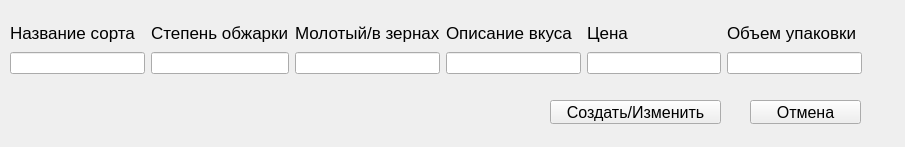
<?xml version="1.0" encoding="UTF-8"?>
<ui version="4.0">
 <class>MainWindow</class>
 <widget class="QMainWindow" name="MainWindow">
  <property name="geometry">
   <rect>
    <x>0</x>
    <y>0</y>
    <width>905</width>
    <height>147</height>
   </rect>
  </property>
  <property name="windowTitle">
   <string>MainWindow</string>
  </property>
  <widget class="QWidget" name="centralwidget">
   <widget class="QPushButton" name="btn_create_edit">
    <property name="geometry">
     <rect>
      <x>550</x>
      <y>100</y>
      <width>171</width>
      <height>24</height>
     </rect>
    </property>
    <property name="font">
     <font>
      <pointsize>12</pointsize>
     </font>
    </property>
    <property name="text">
     <string>Создать/Изменить</string>
    </property>
   </widget>
   <widget class="QPushButton" name="btn_close">
    <property name="geometry">
     <rect>
      <x>750</x>
      <y>100</y>
      <width>111</width>
      <height>24</height>
     </rect>
    </property>
    <property name="font">
     <font>
      <pointsize>12</pointsize>
     </font>
    </property>
    <property name="text">
     <string>Отмена</string>
    </property>
   </widget>
   <widget class="QWidget" name="layoutWidget">
    <property name="geometry">
     <rect>
      <x>10</x>
      <y>20</y>
      <width>852</width>
      <height>54</height>
     </rect>
    </property>
    <layout class="QHBoxLayout" name="horizontalLayout">
     <item>
      <layout class="QVBoxLayout" name="verticalLayout">
       <item>
        <widget class="QLabel" name="label">
         <property name="font">
          <font>
           <pointsize>13</pointsize>
          </font>
         </property>
         <property name="text">
          <string>Название сорта</string>
         </property>
        </widget>
       </item>
       <item>
        <widget class="QLineEdit" name="name_sort"/>
       </item>
      </layout>
     </item>
     <item>
      <layout class="QVBoxLayout" name="verticalLayout_2">
       <item>
        <widget class="QLabel" name="label_2">
         <property name="font">
          <font>
           <pointsize>13</pointsize>
          </font>
         </property>
         <property name="text">
          <string>Степень обжарки</string>
         </property>
        </widget>
       </item>
       <item>
        <widget class="QLineEdit" name="step_obz"/>
       </item>
      </layout>
     </item>
     <item>
      <layout class="QVBoxLayout" name="verticalLayout_3">
       <item>
        <widget class="QLabel" name="label_3">
         <property name="font">
          <font>
           <pointsize>13</pointsize>
          </font>
         </property>
         <property name="text">
          <string>Молотый/в зернах</string>
         </property>
        </widget>
       </item>
       <item>
        <widget class="QLineEdit" name="molot_zern"/>
       </item>
      </layout>
     </item>
     <item>
      <layout class="QVBoxLayout" name="verticalLayout_4">
       <item>
        <widget class="QLabel" name="label_4">
         <property name="font">
          <font>
           <pointsize>13</pointsize>
          </font>
         </property>
         <property name="text">
          <string>Описание вкуса</string>
         </property>
        </widget>
       </item>
       <item>
        <widget class="QLineEdit" name="vkus"/>
       </item>
      </layout>
     </item>
     <item>
      <layout class="QVBoxLayout" name="verticalLayout_5">
       <item>
        <widget class="QLabel" name="label_5">
         <property name="font">
          <font>
           <pointsize>13</pointsize>
          </font>
         </property>
         <property name="text">
          <string>Цена</string>
         </property>
        </widget>
       </item>
       <item>
        <widget class="QLineEdit" name="price"/>
       </item>
      </layout>
     </item>
     <item>
      <layout class="QVBoxLayout" name="verticalLayout_6">
       <item>
        <widget class="QLabel" name="label_6">
         <property name="font">
          <font>
           <pointsize>13</pointsize>
          </font>
         </property>
         <property name="text">
          <string>Объем упаковки</string>
         </property>
        </widget>
       </item>
       <item>
        <widget class="QLineEdit" name="obem"/>
       </item>
      </layout>
     </item>
    </layout>
   </widget>
  </widget>
 </widget>
 <resources/>
 <connections/>
</ui>
